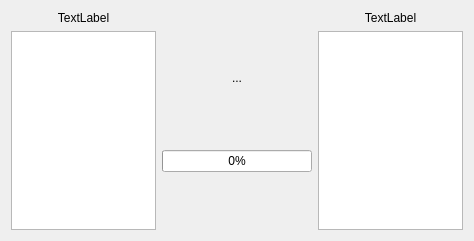
<?xml version="1.0" encoding="UTF-8"?>
<ui version="4.0">
 <class>AxisClone</class>
 <widget class="QWidget" name="AxisClone">
  <property name="geometry">
   <rect>
    <x>0</x>
    <y>0</y>
    <width>474</width>
    <height>241</height>
   </rect>
  </property>
  <property name="windowTitle">
   <string>AxisClone</string>
  </property>
  <layout class="QHBoxLayout" name="horizontalLayout_2">
   <item>
    <layout class="QVBoxLayout" name="verticalLayout_2">
     <item>
      <widget class="QLabel" name="label">
       <property name="text">
        <string>TextLabel</string>
       </property>
       <property name="alignment">
        <set>Qt::AlignCenter</set>
       </property>
      </widget>
     </item>
     <item>
      <widget class="QListWidget" name="listWidget_src"/>
     </item>
    </layout>
   </item>
   <item>
    <layout class="QVBoxLayout" name="verticalLayout">
     <item>
      <layout class="QHBoxLayout" name="horizontalLayout">
       <item>
        <spacer name="horizontalSpacer">
         <property name="orientation">
          <enum>Qt::Horizontal</enum>
         </property>
         <property name="sizeHint" stdset="0">
          <size>
           <width>40</width>
           <height>20</height>
          </size>
         </property>
        </spacer>
       </item>
       <item>
        <widget class="QToolButton" name="toolButton">
         <property name="text">
          <string>...</string>
         </property>
         <property name="icon">
          <iconset>
           <selectedon>:/image/arrow.png</selectedon>
          </iconset>
         </property>
         <property name="iconSize">
          <size>
           <width>90</width>
           <height>72</height>
          </size>
         </property>
         <property name="toolButtonStyle">
          <enum>Qt::ToolButtonTextUnderIcon</enum>
         </property>
         <property name="autoRaise">
          <bool>true</bool>
         </property>
        </widget>
       </item>
       <item>
        <spacer name="horizontalSpacer_2">
         <property name="orientation">
          <enum>Qt::Horizontal</enum>
         </property>
         <property name="sizeHint" stdset="0">
          <size>
           <width>40</width>
           <height>20</height>
          </size>
         </property>
        </spacer>
       </item>
      </layout>
     </item>
     <item>
      <widget class="QProgressBar" name="progressBar">
       <property name="minimumSize">
        <size>
         <width>150</width>
         <height>0</height>
        </size>
       </property>
       <property name="value">
        <number>0</number>
       </property>
       <property name="alignment">
        <set>Qt::AlignCenter</set>
       </property>
       <property name="textDirection">
        <enum>QProgressBar::TopToBottom</enum>
       </property>
      </widget>
     </item>
    </layout>
   </item>
   <item>
    <layout class="QVBoxLayout" name="verticalLayout_3">
     <item>
      <widget class="QLabel" name="label_2">
       <property name="text">
        <string>TextLabel</string>
       </property>
       <property name="alignment">
        <set>Qt::AlignCenter</set>
       </property>
      </widget>
     </item>
     <item>
      <widget class="QListWidget" name="listWidget_dst"/>
     </item>
    </layout>
   </item>
  </layout>
 </widget>
 <layoutdefault spacing="6" margin="11"/>
 <resources/>
 <connections/>
</ui>
